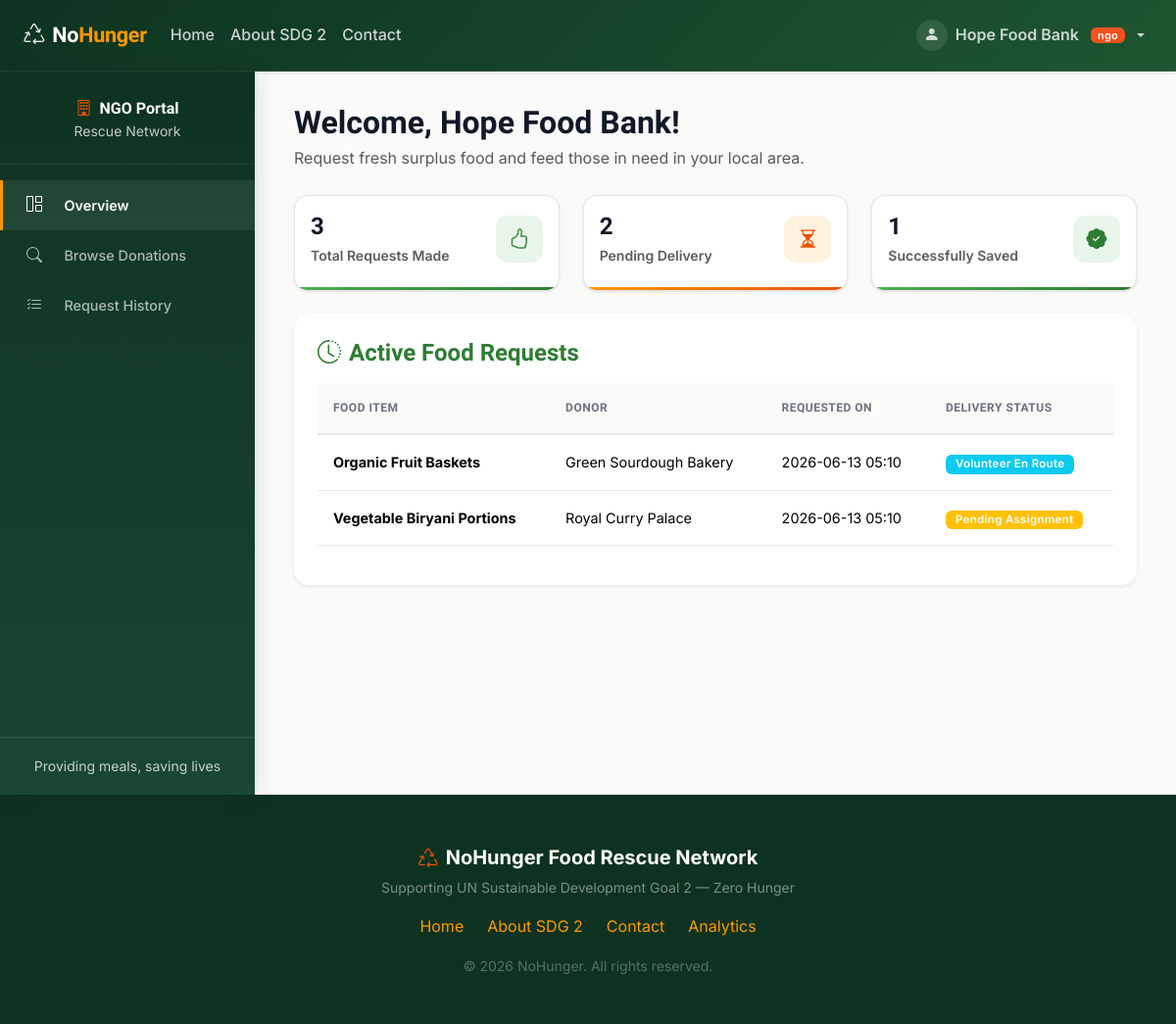
Page /ngo/dashboard (signed in) on the committed database.
### models.py (models this page shows, shortened)
class User(db.Model, UserMixin):
    __tablename__ = 'users'
    id = db.Column(db.Integer, primary_key=True)
    username = db.Column(db.String(100), unique=True, nullable=False)
    email = db.Column(db.String(100), unique=True, nullable=False)
    password_hash = db.Column(db.String(255), nullable=False)
    role = db.Column(db.String(20), nullable=False)  # 'donor', 'ngo', 'volunteer', 'admin'
    phone = db.Column(db.String(20), nullable=False)
    address = db.Column(db.Text, nullable=False)
    created_at = db.Column(db.DateTime, default=datetime.utcnow)
    donations = db.relationship('Donation', backref='donor', lazy=True, cascade="all, delete-orphan")
    requests = db.relationship('PickupRequest', backref='ngo', lazy=True, cascade="all, delete-orphan")
    assignments = db.relationship('VolunteerAssignment', backref='volunteer', lazy=True, cascade="all, delete-orphan")

class PickupRequest(db.Model):
    __tablename__ = 'pickup_requests'
    id = db.Column(db.Integer, primary_key=True)
    donation_id = db.Column(db.Integer, db.ForeignKey('donations.id', ondelete='CASCADE'), nullable=False)
    ngo_id = db.Column(db.Integer, db.ForeignKey('users.id', ondelete='CASCADE'), nullable=False)
    status = db.Column(db.String(20), default='pending', nullable=False)  # 'pending', 'accepted', 'completed', 'cancelled'
    request_notes = db.Column(db.Text, nullable=True)
    created_at = db.Column(db.DateTime, default=datetime.utcnow)
    volunteer_assignments = db.relationship('VolunteerAssignment', backref='pickup_request', lazy=True, cascade="all, delete-orphan")

class Donation(db.Model):
    __tablename__ = 'donations'
    id = db.Column(db.Integer, primary_key=True)
    donor_id = db.Column(db.Integer, db.ForeignKey('users.id', ondelete='CASCADE'), nullable=False)
    food_item = db.Column(db.String(100), nullable=False)
    food_type = db.Column(db.String(50), nullable=False)  # 'Cooked Meal', 'Groceries', 'Bakery', 'Fruits & Veg'
    quantity = db.Column(db.String(50), nullable=False)
    location = db.Column(db.Text, nullable=False)
    expiry_time = db.Column(db.DateTime, nullable=False)
    image_path = db.Column(db.String(255), nullable=True)
    status = db.Column(db.String(20), default='available', nullable=False)  # 'available', 'requested', 'assigned', 'completed', 'cancelled'
    created_at = db.Column(db.DateTime, default=datetime.utcnow)
    pickup_requests = db.relationship('PickupRequest', backref='donation', lazy=True, cascade="all, delete-orphan")
    volunteer_assignments = db.relationship('VolunteerAssignment', backref='donation', lazy=True, cascade="all, delete-orphan")

### app.py (the view)
@app.route('/ngo/dashboard')
@login_required
def ngo_dashboard():
    if current_user.role != 'ngo':
        flash("Unauthorized access. Resumed to your corresponding page.", "error")
        return redirect_role_dashboard(current_user.role)
    available_donations = Donation.query.filter_by(status='available').all()
    available_donations = [d for d in available_donations if d.expiry_time > datetime.utcnow()]
    requests = PickupRequest.query.filter_by(ngo_id=current_user.id).order_by(PickupRequest.created_at.desc()).all()
    active_requests = [r for r in requests if r.status in ['pending', 'accepted']]
    pending_count = len(active_requests)
    completed_count = PickupRequest.query.filter_by(ngo_id=current_user.id, status='completed').count()
    return render_template('ngo_dashboard.html',
                           available_donations=available_donations,
                           requests=requests,
                           active_requests=active_requests,
                           pending_count=pending_count,
                           completed_count=completed_count)

### app.py (called while the page is built)
@login_manager.user_loader
def load_user(user_id):
    return User.query.get(int(user_id))

### templates/ngo_dashboard.html (shortened to what this page needs)
{% extends "base.html" %}
{% block content %}
<div class="dashboard-wrapper">
    <div class="sidebar">
        <div class="sidebar-header text-center">
            <h5 class="mb-0 fw-bold"><i class="bi bi-building text-orange me-2"></i>NGO Portal</h5>
            <span class="small opacity-75">Rescue Network</span>
        </div>
        <ul class="nav flex-column mt-3">
            <li class="nav-item">
                <a class="nav-link active" href="#ngo-overview" data-bs-toggle="tab">
                    <i class="bi bi-grid-1x2 me-2"></i>Overview
                </a>
            </li>
            <li class="nav-item">
                <a class="nav-link" href="#browse-food" data-bs-toggle="tab">
                    <i class="bi bi-search me-2"></i>Browse Donations
                </a>
            </li>
            <li class="nav-item">
                <a class="nav-link" href="#request-history" data-bs-toggle="tab">
                    <i class="bi bi-list-check me-2"></i>Request History
                </a>
            </li>
        </ul>
        <div class="mt-auto p-3 border-top border-white border-opacity-10 text-center">
            <small class="opacity-75">Providing meals, saving lives</small>
        </div>
    </div>
    <div class="dashboard-content tab-content">
        <div class="tab-pane fade show active" id="ngo-overview">
            <h2 class="fw-bold mb-1">Welcome, {{ current_user.username }}!</h2>
            <p class="text-muted mb-4">Request fresh surplus food and feed those in need in your local area.</p>
            <div class="row g-4 mb-4">
                <div class="col-md-4">
                    <div class="card stat-card green p-3 h-100">
                        <div class="d-flex justify-content-between align-items-center">
                            <div>
                                <h4 class="fw-bold mb-1">{{ requests|length }}</h4>
                                <p class="text-muted mb-0 small uppercase fw-semibold">Total Requests Made</p>
                            </div>
                            <div class="card-icon green">
                                <i class="bi bi-hand-thumbs-up"></i>
                            </div>
                        </div>
                    </div>
                </div>
                <div class="col-md-4">
                    <div class="card stat-card orange p-3 h-100">
                        <div class="d-flex justify-content-between align-items-center">
                            <div>
                                <h4 class="fw-bold mb-1">{{ pending_count }}</h4>
                                <p class="text-muted mb-0 small uppercase fw-semibold">Pending Delivery</p>
                            </div>
                            <div class="card-icon orange">
                                <i class="bi bi-hourglass-split"></i>
                            </div>
                        </div>
                    </div>
                </div>
                <div class="col-md-4">
                    <div class="card stat-card green p-3 h-100">
                        <div class="d-flex justify-content-between align-items-center">
                            <div>
                                <h4 class="fw-bold mb-1">{{ completed_count }}</h4>
                                <p class="text-muted mb-0 small uppercase fw-semibold">Successfully Saved</p>
                            </div>
                            <div class="card-icon green">
                                <i class="bi bi-patch-check-fill"></i>
                            </div>
                        </div>
                    </div>
                </div>
            </div>
            <div class="card border-0 shadow-sm rounded-4 p-4">
                <h4 class="fw-bold mb-3 text-green"><i class="bi bi-clock-history me-2"></i>Active Food Requests</h4>
                {% if active_requests %}
                    <div class="table-responsive">
                        <table class="table align-middle">
                            <thead>
                                <tr>
                                    <th>Food Item</th>
                                    <th>Donor</th>
                                    <th>Requested On</th>
                                    <th>Delivery Status</th>
                                </tr>
                            </thead>
                            <tbody>
                                {% for req in active_requests %}
                                    <tr>
                                        <td><strong>{{ req.donation.food_item }}</strong></td>
                                        <td>{{ req.donation.donor.username }}</td>
                                        <td>{{ req.created_at.strftime('%Y-%m-%d %H:%M') }}</td>
                                        <td>
                                            {% if req.status == 'pending' %}
                                                <span class="badge bg-warning text-white">Pending Assignment</span>
                                            {% elif req.status == 'accepted' %}
                                                {% set assignments = req.volunteer_assignments %}
                                                {% if assignments and assignments|length > 0 %}
                                                    {% if assignments[0].status == 'assigned' %}
                                                        <span class="badge bg-info text-white">Volunteer En Route</span>
                                                    {% elif assignments[0].status == 'picked_up' %}
                                                        <span class="badge bg-primary">Picked Up (In Transit)</span>
                                                    {% endif %}
                                                {% else %}
                                                    <span class="badge bg-info text-white">Accepted</span>
                                                {% endif %}
                                            {% elif req.status == 'completed' %}
                                                <span class="badge bg-success">Delivered</span>
                                            {% endif %}
                                        </td>
                                    </tr>
                                {% endfor %}
                            </tbody>
                        </table>
                    </div>
                {% endif %}
            </div>
        </div>
    </div>
</div>
{% endblock %}

### templates/base.html (shortened to what this page needs)
<!DOCTYPE html>
<html lang="en">
<head>
    <link href="https://cdn.jsdelivr.net/npm/bootstrap@5.3.3/dist/css/bootstrap.min.css" rel="stylesheet">
    <link rel="stylesheet" href="https://cdn.jsdelivr.net/npm/bootstrap-icons@1.11.3/font/bootstrap-icons.min.css">
    <link rel="stylesheet" href="{{ url_for('static', filename='css/style.css') }}">
</head>
<body>
    <nav class="navbar navbar-expand-lg navbar-dark shadow-sm">
        <div class="container-fluid px-4">
            <a class="navbar-brand" href="{{ url_for('home') }}">
                <i class="bi bi-recycle me-2"></i>No<span>Hunger</span>
            </a>
            <div class="collapse navbar-collapse" id="mainNavbar">
                <ul class="navbar-nav me-auto mb-2 mb-lg-0">
                    <li class="nav-item">
                        <a class="nav-link {% if request.endpoint == 'home' %}active{% endif %}"
                            href="{{ url_for('home') }}">Home</a>
                    </li>
                    <li class="nav-item">
                        <a class="nav-link {% if request.endpoint == 'about' %}active{% endif %}"
                            href="{{ url_for('about') }}">About SDG 2</a>
                    </li>
                    <li class="nav-item">
                        <a class="nav-link {% if request.endpoint == 'contact' %}active{% endif %}"
                            href="{{ url_for('contact') }}">Contact</a>
                    </li>
                </ul>
                <ul class="navbar-nav ms-auto mb-2 mb-lg-0 align-items-center gap-2">
                    {% if current_user.is_authenticated %}
                    <li class="nav-item dropdown">
                        <a class="nav-link dropdown-toggle d-flex align-items-center gap-2 fw-semibold" href="#"
                            id="userDropdown" role="button" data-bs-toggle="dropdown">
                            <span
                                class="d-inline-flex align-items-center justify-content-center bg-white bg-opacity-10 rounded-circle"
                                style="width:32px;height:32px;">
                                <i class="bi bi-person-fill" style="font-size:1rem;"></i>
                            </span>
                            {{ current_user.username }}
                            <span class="badge bg-orange ms-1">{{ current_user.role }}</span>
                        </a>
                    </li>
                    {% endif %}
                </ul>
            </div>
        </div>
    </nav>
    {% block content %}{% endblock %}
    <footer class="py-5 mt-auto">
        <div class="container text-center">
            <p class="fw-bold fs-5 mb-1"><i class="bi bi-recycle text-orange me-2"></i>NoHunger Food Rescue Network</p>
            <p class="small mb-3" style="color:rgba(255,255,255,0.45);">Supporting UN Sustainable Development Goal 2 —
                Zero Hunger</p>
            <div class="d-flex justify-content-center gap-4 mb-3">
                <a href="{{ url_for('home') }}">Home</a>
                <a href="{{ url_for('about') }}">About SDG 2</a>
                <a href="{{ url_for('contact') }}">Contact</a>
                <a href="{{ url_for('analytics') }}">Analytics</a>
            </div>
            <p class="small mb-0" style="color:rgba(255,255,255,0.3);">&copy; 2026 NoHunger. All rights reserved.</p>
        </div>
    </footer>
</body>
</html>

### rows in the picture
User: username "Hope Food Bank", role "ngo"
PickupRequest: donation.food_item "Organic Fruit Baskets", donation.donor.username "Green Sourdough Bakery", created_at "2026-06-13 05:10", status "Volunteer En Route"
PickupRequest: donation.food_item "Vegetable Biryani Portions", donation.donor.username "Royal Curry Palace", created_at "2026-06-13 05:10", status "Pending Assignment"

### other values in the picture
{{ requests|length }} "3"
{{ pending_count }} "2"
{{ completed_count }} "1"
